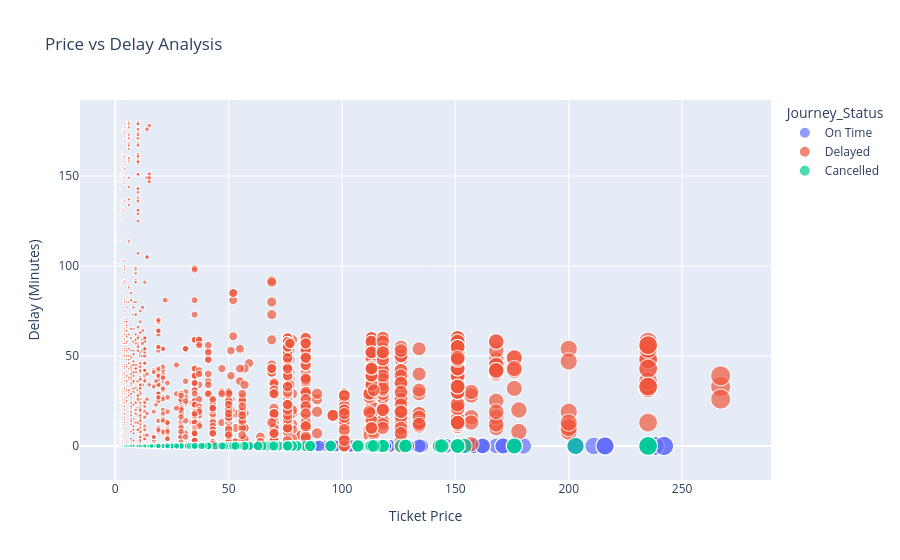

Source (notebook cell):
### Markdown cell above
X-axis: Purchase Type (Online, Station)
Y-axis: Ticket Price

Chart Explanation:
This violin plot shows the distribution of ticket prices for each purchase type. Width represents density of values. The inner part (line/box) shows the median and spread of the data. It combines boxplot and density plot. Shows spread and concentration clearly.

Insight:
Ticket prices for both online and offline purchases show a similar distribution pattern. Most prices are concentrated within a common range, indicating consistent pricing. Ticket prices for both online and offline purchases show a similar distribution pattern. Most prices are concentrated within a common range, indicating consistent pricing.

### Code cell
# Interactive Scatter Plot – Price vs Delay
fig = px.scatter(df, x="Ticket_Price", y="Total_Late_Time_Minutes", color="Journey_Status",
                 size="Ticket_Price", hover_data=["Ticket_Class"], title="Price vs Delay Analysis")

fig.update_layout(xaxis_title="Ticket Price",
                  yaxis_title="Delay (Minutes)")

show_and_save(fig, "my_chart.html")

### Figure 1 — Plotly figure (JSON) as saved in the notebook; plotly's stock layout.template omitted (floating-point values rounded to 4 significant figures; data arrays with more than 128 entries replaced by an {"elided": "..."} marker saying what was removed)
{"data": [{"customdata": {"elided": "27481x1 str values"}, "hovertemplate": "Journey_Status=On Time<br>Ticket_Price=%{marker.size}<br>Total_Late_Time_Minutes=%{y}<br>Ticket_Class=%{customdata[0]}<extra></extra>", "legendgroup": "On Time", "marker": {"color": "#636efa", "size": {"elided": "27481 float values"}, "sizemode": "area", "sizeref": 0.6675, "symbol": "circle"}, "mode": "markers", "name": "On Time", "showlegend": true, "type": "scattergl", "x": {"elided": "27481 float values"}, "xaxis": "x", "y": {"elided": "27481 float values"}, "yaxis": "y"}, {"customdata": {"elided": "2292x1 str values"}, "hovertemplate": "Journey_Status=Delayed<br>Ticket_Price=%{marker.size}<br>Total_Late_Time_Minutes=%{y}<br>Ticket_Class=%{customdata[0]}<extra></extra>", "legendgroup": "Delayed", "marker": {"color": "#EF553B", "size": {"elided": "2292 float values"}, "sizemode": "area", "sizeref": 0.6675, "symbol": "circle"}, "mode": "markers", "name": "Delayed", "showlegend": true, "type": "scattergl", "x": {"elided": "2292 float values"}, "xaxis": "x", "y": {"elided": "2292 float values"}, "yaxis": "y"}, {"customdata": {"elided": "1880x1 str values"}, "hovertemplate": "Journey_Status=Cancelled<br>Ticket_Price=%{marker.size}<br>Total_Late_Time_Minutes=%{y}<br>Ticket_Class=%{customdata[0]}<extra></extra>", "legendgroup": "Cancelled", "marker": {"color": "#00cc96", "size": {"elided": "1880 float values"}, "sizemode": "area", "sizeref": 0.6675, "symbol": "circle"}, "mode": "markers", "name": "Cancelled", "showlegend": true, "type": "scattergl", "x": {"elided": "1880 float values"}, "xaxis": "x", "y": {"elided": "1880 float values"}, "yaxis": "y"}], "layout": {"legend": {"itemsizing": "constant", "title": {"text": "Journey_Status"}, "tracegroupgap": 0}, "title": {"text": "Price vs Delay Analysis"}, "xaxis": {"anchor": "y", "domain": [0, 1], "title": {"text": "Ticket Price"}}, "yaxis": {"anchor": "x", "domain": [0, 1], "title": {"text": "Delay (Minutes)"}}}}
